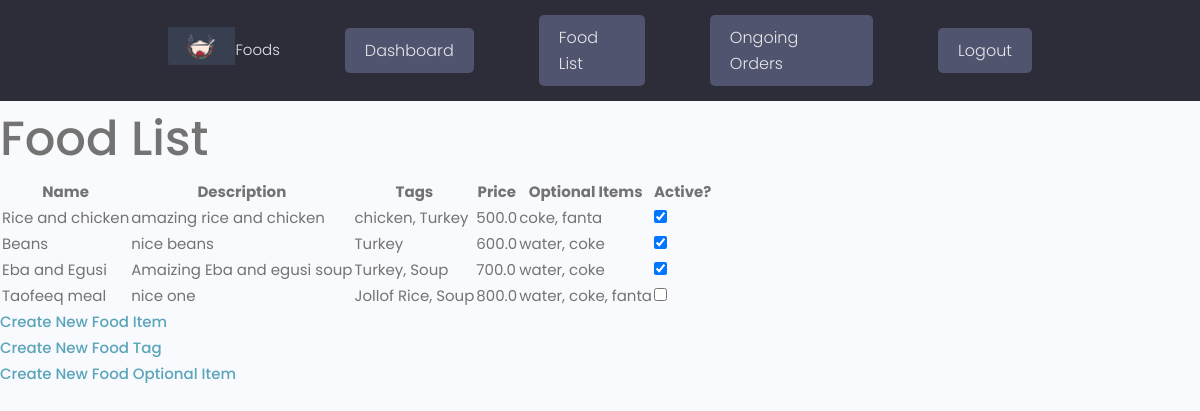
The app's page /admin_list/ (signed in) with its own data.
### Orders/models.py (models this page shows, shortened)
class Food(models.Model):
    name = models.CharField(max_length=225)
    description = models.TextField()
    tags = models.ManyToManyField(Tag)
    price = models.FloatField(default=0.00)
    optional_items = models.ManyToManyField('OptionalItem', related_name='foods')
    picture = models.ImageField(upload_to='media')
    is_active = models.BooleanField(default=True)
    objects = models.Manager()
    active_objects = IsActiveManager()

class Tag(models.Model):
    name = models.CharField(max_length=200)
    def __str__(self):
        return self.name

class OptionalItem(models.Model):
    name = models.CharField(max_length=225)
    picture = models.ImageField(upload_to='media', blank=True, null=True)
    price = models.FloatField(default=0.00)
    def __str__(self):
        return self.name

### Orders/views.py (the view, shortened to what this page needs)
# urls.py: path('admin_list/', views.FoodAdminListView.as_view(), name='admin-list'),
class FoodAdminListView(AdminRequiredMixin, generic.ListView):
    model = Food
    template_name = 'orders/food_admin_list.html'

### Orders/context_processors.py (called while the page is built)
def food_cart_items_count(request):
    cart_total = 0
    if request.user.is_authenticated:
        selected_cart = FoodCart.objects.filter(user=request.user.customer, is_checked_out=False).first()
        if selected_cart is not None:
            cart_total = selected_cart.ordered_food.count()
    else:
        selected_cart = FoodCart.objects.filter(session_id=unauthenticated_user_session_id(request),
                                                is_checked_out=False).first()
        if selected_cart is not None:
            cart_total = selected_cart.ordered_food.count()
    return {"cart_total": cart_total}

### Orders/views.py (called while the page is built)
    def test_func(self):
        return self.request.user.is_superuser

### Orders/templates/orders/food_admin_list.html (shortened to what this page needs)
{% extends 'main.html' %}
{% block content %}
  <h1>Food List</h1>
  <form method="POST">
    <table>
      <thead>
        <tr>
          <th>Name</th>
          <th>Description</th>
          <th>Tags</th>
          <th>Price</th>
          <th>Optional Items</th>
          <th>Active?</th>
        </tr>
      </thead>
      <tbody>
        {% for food in object_list %}
          <tr>
            <td>{{ food.name }}</td>
            <td>{{ food.description }}</td>
            <td>{{ food.tags.all|join:", " }}</td>
            <td>{{ food.price }}</td>
            <td>{{ food.optional_items.all|join:", " }}</td>
            <td>
              <input type="checkbox" name="food_id" value="{{ food.id }}"
                {% if food.is_active %}checked{% endif %} onchange="this.form.submit()">
            </td>
          </tr>
        {% endfor %}
      </tbody>
    </table>
  </form>
<a href="{% url 'create-food' %}">Create New Food Item</a><br>
<a href="{% url 'create-tag' %}">Create New Food Tag</a><br>
<a href="{% url 'create-optionalitem' %}">Create New Food Optional Item</a>
{% endblock %}

### static/styles/app.css (style rules this page uses)
:root { --color-sub: #2d2d39; }

### static/uikit/styles/modules/_variables.css (style rules this page uses)
:root { --color-main: #5aa5b9; --color-main-light: #e6faff; --color-sub: #3f4156; --color-sub-light: #51546e; --color-sub-lighter: #ededfd; --color-text: #737373; --color-gray: #8b8b8b; --color-light: #e5e7eb; --color-light-gray: #767676; --color-bg: #f8fafd; --color-white: #fffefd; --color-white-light: #f3f3f3; --color-success: #359e64; --color-success-bg: #def8e8; --color-error: #fc4b0b; --color-error-bg: #fff2ee; --font-base: 'Poppins', arial, helvetica, 'Segoe UI', roboto, ubuntu, sans-serif; --font-monospace: 'Fira Code', 'Courier New', courier, monospace; --font-regular: 300; --font-medium: 500; --font-bold: 700; --generic-shadow: 1px 1px 5px #00000010; --generic-transition: all 0.3s ease-in-out; }

### static/uikit/styles/modules/_base.css (style rules this page uses)
* { margin: 0; padding: 0; box-sizing: border-box; text-rendering: optimizeLegibility; color: inherit; font-size: inherit; }
html { font-size: 50%; }
@media only screen and (min-width: 480px) { html { font-size: 56.25%; } }
@media only screen and (min-width: 1200px) { html { font-size: 62.5%; } }
body { line-height: 1.6; font-weight: 400; font-size: 1.5rem; color: var(--color-text); background-color: var(--color-bg); min-height: 100vh; }

### static/uikit/styles/modules/_typography.css (style rules this page uses)
* { font-family: var(--font-base); }
h1 { font-size: 4.8rem; font-weight: var(--font-medium); }
a { padding-bottom: 2px; text-decoration: none; display: inline-block; color: var(--color-main); font-weight: var(--font-medium); }

### records on screen
Food: name "Rice and chicken", description "amazing rice and chicken", tags.all "chicken, Turkey", price "500.0", optional_items.all "coke, fanta", is_active "☑"
Food: name "Beans", description "nice beans", tags.all "Turkey", price "600.0", optional_items.all "water, coke", is_active "☑"
Food: name "Eba and Egusi", description "Amaizing Eba and egusi soup", tags.all "Turkey, Soup", price "700.0", optional_items.all "water, coke", is_active "☑"
Food: name "Taofeeq meal", description "nice one", tags.all "Jollof Rice, Soup", price "800.0", optional_items.all "water, coke, fanta"
